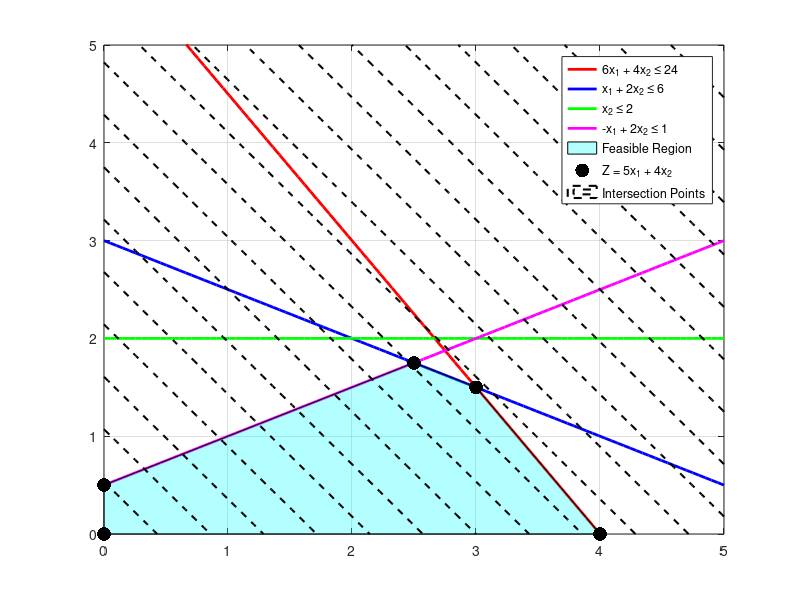

The MATLAB script that drew this image:
% Define the new inequalities
x = linspace(0, 5, 100); % Create a range of x values
ineq1 = (24 - 6*x)/4; % 6x1 + 4x2 <= 24 => x2 <= (24 - 6x)/4
ineq2 = (6 - x)/2; % x1 + 2x2 <= 6 => x2 <= (6 - x1)/2
ineq3 = 2*ones(size(x)); % x2 <= 2
ineq4 = (1 + x)/2; % -x1 + 2x2 <= 1 => x2 <= (1 + x)/2

% Find points of intersection for each pair of constraints
intersection_points_1_2 = linsolve([6, 4; 1, 2], [24; 6]);
intersection_points_2_3 = [0 ;0.5];
intersection_points_3_4 = [4; 0];
intersection_points_1_4 = [2.5; 1.75];
intersection_points_1_5 = [0; 0];


% Combine all intersection points
all_intersection_points = unique([intersection_points_1_2, intersection_points_2_3, intersection_points_3_4, intersection_points_1_4,intersection_points_1_5]', 'rows')';

% Calculate the convex hull
k = convhull(all_intersection_points');

% Plot the new inequalities
figure;
plot(x, ineq1, 'r', 'LineWidth', 2); % Plotting 6x1 + 4x2 <= 24 in red
hold on;
plot(x, ineq2, 'b', 'LineWidth', 2); % Plotting x1 + 2x2 <= 6 in blue
plot(x, ineq3, 'g', 'LineWidth', 2); % Plotting x2 <= 2 in green
plot(x, ineq4, 'm', 'LineWidth', 2); % Plotting -x1 + 2x2 <= 1 in magenta

% Highlight the feasible region using convex hull
fill(all_intersection_points(1, k), all_intersection_points(2, k), 'c', 'FaceAlpha', 0.3);

% Mark points of intersection
scatter(all_intersection_points(1, :), all_intersection_points(2, :), 100, 'k', 'filled');

% Add contour plot for Z = 5x1 + 4x2 with dashed lines
[X, Y] = meshgrid(linspace(0, 5, 100), linspace(0, 5, 100));
Z = 5*X + 4*Y;
contour(X, Y, Z, 20, 'k--', 'LineWidth', 1.5); % Dashed contour plot in black

legend('6x_1 + 4x_2 \leq 24', 'x_1 + 2x_2 \leq 6', 'x_2 \leq 2', '-x_1 + 2x_2 \leq 1', 'Feasible Region', 'Z = 5x_1 + 4x_2', 'Intersection Points');
grid on;
